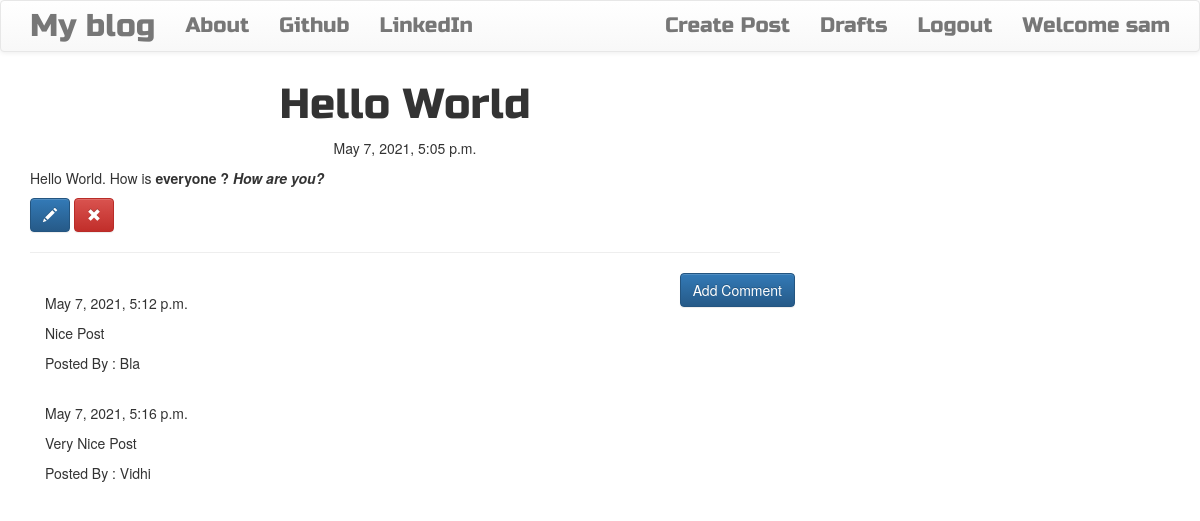
Page /post/2/ (signed in) on the committed database.
### basic_app/models.py (models this page shows, shortened)
class Post(models.Model):
    author = models.ForeignKey('auth.User',on_delete=models.DO_NOTHING)
    title = models.CharField(max_length=200)
    text = models.TextField()
    create_date = models.DateTimeField(default=timezone.now)
    published_date = models.DateTimeField(blank=True,null=True)

class Comment(models.Model):
    post = models.ForeignKey('basic_app.Post',related_name='comments',on_delete=models.DO_NOTHING)
    author = models.CharField(max_length=200)
    text = models.TextField()
    create_date = models.DateTimeField(default=timezone.now)
    approved_comment = models.BooleanField(default=False)

### basic_app/views.py (the view)
# urls.py: path('post/<int:pk>/',views.PostDetailView.as_view(),name='post_detail'),
class PostDetailView(DetailView):
    model = Post

### basic_app/templates/basic_app/post_detail.html (shortened to what this page needs)
{% extends 'basic_app/base.html' %}
{% block content %}
  <h1 class="posttitle loader">{{post.title}}</h1>
  {% if post.published_date %}
    <div class="date postdate">
      {{post.published_date}}
    </div>
  {% else %}
    <a class="btn btn-success" href="{% url 'publish_post' pk=post.pk %}">Publish</a>
  {% endif %}
  <p class="postcontent">{{post.text|safe|linebreaksbr}}</p>
  {% if user.is_authenticated %}
    <a class="btn btn-primary" href="{% url 'post_update' pk=post.pk %}"><span class="glyphicon glyphicon-pencil"></span></a>
    <a class="btn btn-danger" href="{% url 'post_delete' pk=post.pk %}"><span class="glyphicon glyphicon-remove"></span></a>
  {% endif %}
  <hr>
  <a class="btn btn-primary btn-comment" href="{% url 'add_comment_to_post' pk=post.pk %}">Add Comment</a>
  <div class="container">
    {% for comment in post.comments.all %}
      <br>
      {% if user.is_authenticated or comment.approved_comment %}
        {{comment.create_date}}
        <p>{{comment.text|safe|linebreaksbr}}</p>
        <p>Posted By : {{comment.author}}</p>
      {% endif %}
      {% empty %}
      <p>No Comments!</p>
    {% endfor %}
  </div>
{% endblock %}

### basic_app/templates/basic_app/base.html (shortened to what this page needs)
<!DOCTYPE html>
{% load static %}
<html lang="en" dir="ltr">
  <head>
    <link rel="stylesheet" href="https://maxcdn.bootstrapcdn.com/bootstrap/3.3.7/css/bootstrap.min.css">
    <link rel="stylesheet" href="https://maxcdn.bootstrapcdn.com/bootstrap/3.3.7/css/bootstrap-theme.min.css">
    <link rel="stylesheet" href="//cdn.jsdelivr.net/npm/medium-editor@latest/dist/css/medium-editor.min.css" type="text/css" media="screen" charset="utf-8">
    <link rel="stylesheet" href="{% static 'css/blog.css' %}">
  </head>
  <body>
    <nav class="navbar navbar-default techfont custom_navbar">
      <div class="container">
        <ul class="nav navbar-nav">
          <li><a class="navbar-brand bigbrand" href="{% url 'post_list' %}">My blog</a></li>
          <li><a href="{% url 'about' %}">About</a></li>
          <li><a href="https://www.github.com/sambhavjai">Github</a></li>
          <li><a href="https://www.linkedin.com/in/sambhavjainnsit">LinkedIn</a></li>
        </ul>
        <ul class="nav navbar-nav navbar-right">
          {% if user.is_authenticated %}
            <li><a href="{% url 'post_create' %}">Create Post</a></li>
            <li><a href="{% url 'draft_list' %}">Drafts</a></li>
            <li><a href="{% url 'logout' %}">Logout</a></li>
            <li><a href="#">Welcome {{user.username}}</a></li>
          {% else %}
            <li><a href="{% url 'login' %}"><span class="glyphicon glyphicon-user"></span></a></li>
          {% endif %}
        </ul>
      </div>
    </nav>
    <div class="content container">
      <div class="row">
        <div class="col-md-8">
          <div class="blog_posts">
            {% block content %}
            {% endblock %}
          </div>
        </div>
      </div>
    </div>
  </body>
</html>

### basic_app/static/css/blog.css (style rules this page uses)
.techfont { font-family: 'Russo One',sans-serif; font-size: 1.5em; margin-bottom: 10px; }
.bigbrand { font-size: 1.5em; }
.postdate { text-align: center; }
.posttitle { font-family: 'Russo One',sans-serif; font-size: 3em; text-align: center; }
.postcontent { font-family: 'Montserrat'; font-size: 1.5em; }
.btn-comment { position:absolute; right: 0px; }
.loader { filter:hue-rotate(0deg); color:linear-gradient(45deg,#0f8,#08f); animation:hue 10000ms infinite linear; }

### rows in the picture
Post: title "Hello World", published_date "May 7, 2021, 5:05 p.m.", text "Hello World. How is everyone ? How are you?"
Comment: create_date "May 7, 2021, 5:12 p.m.", text "Nice Post", author "Bla"
Comment: create_date "May 7, 2021, 5:16 p.m.", text "Very Nice Post", author "Vidhi"

### other values in the picture
{{ user.username }} "sam"
